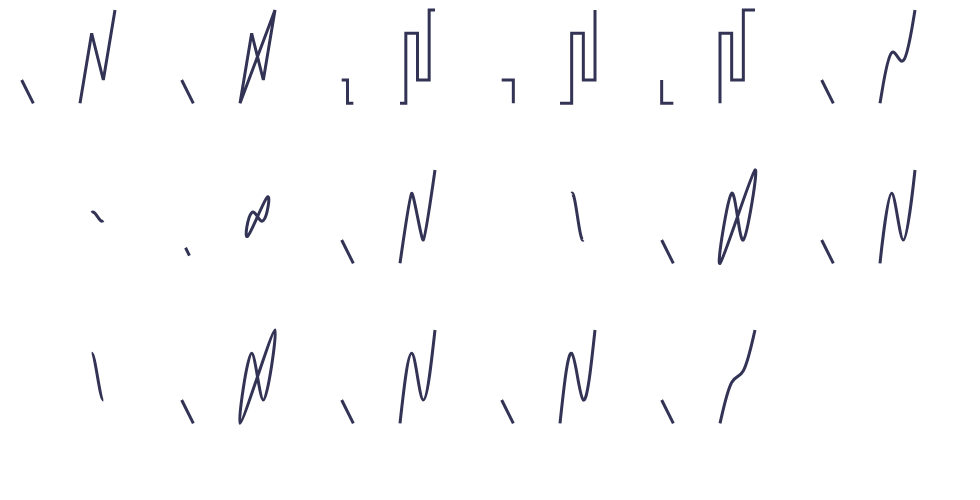

The specification (Vega-Lite) saved for this image:
### Vega specification from a JSON file in a GitHub repository (floating-point values rounded to 4 significant figures)
{"$schema": "https://vega.github.io/schema/vega/v6.json", "width": 480, "height": 240, "padding": 5, "autosize": "none", "data": [{"name": "t", "values": [{"x": 0, "y": 1, "ok": false}, {"x": 1, "y": 3, "ok": true}, {"x": 2, "y": 2, "ok": true}, {"x": 3, "y": 0, "ok": false}, {"x": 4, "y": 4, "ok": true}, {"x": 5, "y": 0, "ok": false}, {"x": 6, "y": 2, "ok": true}, {"x": 7, "y": 5, "ok": true}, {"x": 8, "y": 3, "ok": true}, {"x": 9, "y": 6, "ok": true}, {"x": 10, "y": 0, "ok": false}, {"x": 11, "y": 2, "ok": true}, {"x": 12, "y": 0, "ok": false}]}], "scales": [{"name": "x", "type": "linear", "domain": [0, 12], "range": [0, 70]}, {"name": "y", "type": "linear", "domain": [0, 6], "range": [70, 0]}], "marks": [{"type": "group", "encode": {"update": {"x": {"value": 0}, "y": {"value": 0}, "width": {"value": 70}, "height": {"value": 70}}}, "marks": [{"type": "line", "from": {"data": "t"}, "encode": {"update": {"x": {"scale": "x", "field": "x"}, "y": {"scale": "y", "field": "y"}, "defined": {"signal": "datum.ok"}, "interpolate": {"value": "linear"}, "stroke": {"value": "#335"}, "strokeWidth": {"value": 1.5}}}}]}, {"type": "group", "encode": {"update": {"x": {"value": 80}, "y": {"value": 0}, "width": {"value": 70}, "height": {"value": 70}}}, "marks": [{"type": "line", "from": {"data": "t"}, "encode": {"update": {"x": {"scale": "x", "field": "x"}, "y": {"scale": "y", "field": "y"}, "defined": {"signal": "datum.ok"}, "interpolate": {"value": "linear-closed"}, "stroke": {"value": "#335"}, "strokeWidth": {"value": 1.5}}}}]}, {"type": "group", "encode": {"update": {"x": {"value": 160}, "y": {"value": 0}, "width": {"value": 70}, "height": {"value": 70}}}, "marks": [{"type": "line", "from": {"data": "t"}, "encode": {"update": {"x": {"scale": "x", "field": "x"}, "y": {"scale": "y", "field": "y"}, "defined": {"signal": "datum.ok"}, "interpolate": {"value": "step"}, "stroke": {"value": "#335"}, "strokeWidth": {"value": 1.5}}}}]}, {"type": "group", "encode": {"update": {"x": {"value": 240}, "y": {"value": 0}, "width": {"value": 70}, "height": {"value": 70}}}, "marks": [{"type": "line", "from": {"data": "t"}, "encode": {"update": {"x": {"scale": "x", "field": "x"}, "y": {"scale": "y", "field": "y"}, "defined": {"signal": "datum.ok"}, "interpolate": {"value": "step-after"}, "stroke": {"value": "#335"}, "strokeWidth": {"value": 1.5}}}}]}, {"type": "group", "encode": {"update": {"x": {"value": 320}, "y": {"value": 0}, "width": {"value": 70}, "height": {"value": 70}}}, "marks": [{"type": "line", "from": {"data": "t"}, "encode": {"update": {"x": {"scale": "x", "field": "x"}, "y": {"scale": "y", "field": "y"}, "defined": {"signal": "datum.ok"}, "interpolate": {"value": "step-before"}, "stroke": {"value": "#335"}, "strokeWidth": {"value": 1.5}}}}]}, {"type": "group", "encode": {"update": {"x": {"value": 400}, "y": {"value": 0}, "width": {"value": 70}, "height": {"value": 70}}}, "marks": [{"type": "line", "from": {"data": "t"}, "encode": {"update": {"x": {"scale": "x", "field": "x"}, "y": {"scale": "y", "field": "y"}, "defined": {"signal": "datum.ok"}, "interpolate": {"value": "basis"}, "stroke": {"value": "#335"}, "strokeWidth": {"value": 1.5}}}}]}, {"type": "group", "encode": {"update": {"x": {"value": 0}, "y": {"value": 80}, "width": {"value": 70}, "height": {"value": 70}}}, "marks": [{"type": "line", "from": {"data": "t"}, "encode": {"update": {"x": {"scale": "x", "field": "x"}, "y": {"scale": "y", "field": "y"}, "defined": {"signal": "datum.ok"}, "interpolate": {"value": "basis-open"}, "stroke": {"value": "#335"}, "strokeWidth": {"value": 1.5}}}}]}, {"type": "group", "encode": {"update": {"x": {"value": 80}, "y": {"value": 80}, "width": {"value": 70}, "height": {"value": 70}}}, "marks": [{"type": "line", "from": {"data": "t"}, "encode": {"update": {"x": {"scale": "x", "field": "x"}, "y": {"scale": "y", "field": "y"}, "defined": {"signal": "datum.ok"}, "interpolate": {"value": "basis-closed"}, "stroke": {"value": "#335"}, "strokeWidth": {"value": 1.5}}}}]}, {"type": "group", "encode": {"update": {"x": {"value": 160}, "y": {"value": 80}, "width": {"value": 70}, "height": {"value": 70}}}, "marks": [{"type": "line", "from": {"data": "t"}, "encode": {"update": {"x": {"scale": "x", "field": "x"}, "y": {"scale": "y", "field": "y"}, "defined": {"signal": "datum.ok"}, "interpolate": {"value": "cardinal"}, "stroke": {"value": "#335"}, "strokeWidth": {"value": 1.5}, "tension": {"value": 0.5}}}}]}, {"type": "group", "encode": {"update": {"x": {"value": 240}, "y": {"value": 80}, "width": {"value": 70}, "height": {"value": 70}}}, "marks": [{"type": "line", "from": {"data": "t"}, "encode": {"update": {"x": {"scale": "x", "field": "x"}, "y": {"scale": "y", "field": "y"}, "defined": {"signal": "datum.ok"}, "interpolate": {"value": "cardinal-open"}, "stroke": {"value": "#335"}, "strokeWidth": {"value": 1.5}}}}]}, {"type": "group", "encode": {"update": {"x": {"value": 320}, "y": {"value": 80}, "width": {"value": 70}, "height": {"value": 70}}}, "marks": [{"type": "line", "from": {"data": "t"}, "encode": {"update": {"x": {"scale": "x", "field": "x"}, "y": {"scale": "y", "field": "y"}, "defined": {"signal": "datum.ok"}, "interpolate": {"value": "cardinal-closed"}, "stroke": {"value": "#335"}, "strokeWidth": {"value": 1.5}}}}]}, {"type": "group", "encode": {"update": {"x": {"value": 400}, "y": {"value": 80}, "width": {"value": 70}, "height": {"value": 70}}}, "marks": [{"type": "line", "from": {"data": "t"}, "encode": {"update": {"x": {"scale": "x", "field": "x"}, "y": {"scale": "y", "field": "y"}, "defined": {"signal": "datum.ok"}, "interpolate": {"value": "catmull-rom"}, "stroke": {"value": "#335"}, "strokeWidth": {"value": 1.5}, "tension": {"value": 0.5}}}}]}, {"type": "group", "encode": {"update": {"x": {"value": 0}, "y": {"value": 160}, "width": {"value": 70}, "height": {"value": 70}}}, "marks": [{"type": "line", "from": {"data": "t"}, "encode": {"update": {"x": {"scale": "x", "field": "x"}, "y": {"scale": "y", "field": "y"}, "defined": {"signal": "datum.ok"}, "interpolate": {"value": "catmull-rom-open"}, "stroke": {"value": "#335"}, "strokeWidth": {"value": 1.5}}}}]}, {"type": "group", "encode": {"update": {"x": {"value": 80}, "y": {"value": 160}, "width": {"value": 70}, "height": {"value": 70}}}, "marks": [{"type": "line", "from": {"data": "t"}, "encode": {"update": {"x": {"scale": "x", "field": "x"}, "y": {"scale": "y", "field": "y"}, "defined": {"signal": "datum.ok"}, "interpolate": {"value": "catmull-rom-closed"}, "stroke": {"value": "#335"}, "strokeWidth": {"value": 1.5}}}}]}, {"type": "group", "encode": {"update": {"x": {"value": 160}, "y": {"value": 160}, "width": {"value": 70}, "height": {"value": 70}}}, "marks": [{"type": "line", "from": {"data": "t"}, "encode": {"update": {"x": {"scale": "x", "field": "x"}, "y": {"scale": "y", "field": "y"}, "defined": {"signal": "datum.ok"}, "interpolate": {"value": "monotone"}, "stroke": {"value": "#335"}, "strokeWidth": {"value": 1.5}}}}]}, {"type": "group", "encode": {"update": {"x": {"value": 240}, "y": {"value": 160}, "width": {"value": 70}, "height": {"value": 70}}}, "marks": [{"type": "line", "from": {"data": "t"}, "encode": {"update": {"x": {"scale": "x", "field": "x"}, "y": {"scale": "y", "field": "y"}, "defined": {"signal": "datum.ok"}, "interpolate": {"value": "natural"}, "stroke": {"value": "#335"}, "strokeWidth": {"value": 1.5}}}}]}, {"type": "group", "encode": {"update": {"x": {"value": 320}, "y": {"value": 160}, "width": {"value": 70}, "height": {"value": 70}}}, "marks": [{"type": "line", "from": {"data": "t"}, "encode": {"update": {"x": {"scale": "x", "field": "x"}, "y": {"scale": "y", "field": "y"}, "defined": {"signal": "datum.ok"}, "interpolate": {"value": "bundle"}, "stroke": {"value": "#335"}, "strokeWidth": {"value": 1.5}, "tension": {"value": 0.5}}}}]}]}
